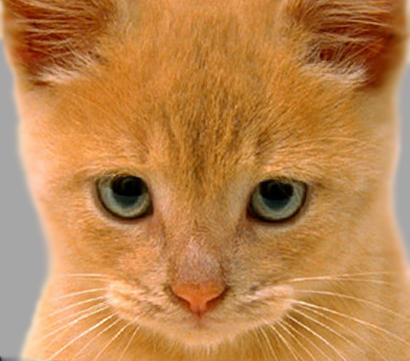
#> input picture hw2_2023f/data/cat.bmp, 410 x 361 px, found by its file name
$ python gen_low_high_pass.py
#> lines starting #> are read from the running program, lines starting #| are printed output that depends on the picture
### hw2_2023f/code/my_filter2D.py
import cv2
import numpy as np

def my_filter2D(image, kernel):
    # This function computes convolution given an image and kernel.
    # While "correlation" and "convolution" are both called filtering, here is a difference;
    # 2-D correlation is related to 2-D convolution by a 180 degree rotation of the filter matrix.
    #
    # Your function should meet the requirements laid out on the project webpage.
    #
    # Boundary handling can be tricky as the filter can't be centered on pixels at the image boundary without parts
    # of the filter being out of bounds. If we look at BorderTypes enumeration defined in cv2, we see that there are
    # several options to deal with boundaries such as cv2.BORDER_CONSTANT, cv2.BORDER_REPLICATE, etc.:
    # https://docs.opencv.org/4.5.0/d2/de8/group__core__array.html#ga209f2f4869e304c82d07739337eae7c5
    #
    # Your my_filter2D() computes convolution with the following behaviors:
    # - to pad the input image with zeros,
    # - and return a filtered image which matches the input image resolution.
    # - A better approach is to mirror or reflect the image content in the padding (borderType=cv2.BORDER_REFLECT_101).
    #
    # You may refer cv2.filter2D() as an exemplar behavior except that it computes "correlation" instead.
    # https://docs.opencv.org/4.5.0/d4/d86/group__imgproc__filter.html#ga27c049795ce870216ddfb366086b5a04
    # correlated = cv2.filter2D(image, -1, kernel, borderType=cv2.BORDER_CONSTANT)
    # correlated = cv2.filter2D(image, -1, kernel, borderType=cv2.BORDER_REFLECT_101)   # for extra credit
    # Your final implementation should not contain cv2.filter2D().
    # Keep in mind that my_filter2D() is supposed to compute "convolution", not "correlation".
    #
    # Feel free to add your own parameters to this function to get extra credits written in the webpage:
    # - pad with reflected image content
    # - FFT-based convolution

    ################
    # Your code here
    ################
    channel = 1
    kernel_height, kernel_width = kernel.shape
    if kernel_height%2==0 or kernel_width%2 == 0:
        print('Error: The filter size is even\n')

    padding_width = kernel_width//2
    padding_height = kernel_height//2

    print(image.shape)
    if(image.ndim == 2): #grayscale image
        input_height, input_width = image.shape
        padded_image = cv2.copyMakeBorder(image, padding_height, padding_height, padding_width, padding_width, borderType=cv2.BORDER_REFLECT_101)
    else: #color image
        input_height, input_width, channel = image.shape
        padded_image = cv2.copyMakeBorder(image, padding_height, padding_height, padding_width, padding_width, borderType=cv2.BORDER_REFLECT_101)

    padded_kernel = cv2.copyMakeBorder(image, padding_height, padding_height, padding_width, padding_width, borderType=cv2.BORDER_REFLECT_101)
    output = np.zeros_like(image)


    print(padded_image.shape)

    kernelflipped = np.flipud(np.fliplr(kernel))
    for k in range(channel):
        for i in range(input_height):
            for j in range(input_width):
                patch = padded_image[i:i + kernel_height, j:j + kernel_width, k]
                output[i,j,k] = np.sum(patch*kernelflipped)
    print(image.size)
    print(output.size)
    return output

### hw2_2023f/code/gen_low_high_pass.py
import cv2
import numpy as np
import time
import os
from my_filter2D import my_filter2D
from my_filter2D_fft import my_filter2D_fft


def hw2_testcase():
    # This script has test cases to help you test your my_filter2D() function. You should verify here that your
    # output is reasonable before using your my_filter2D to construct a hybrid image in hw2.py. The outputs are all
    # saved and you can include them in your writeup. You can add calls to cv2.filter2D() if you want to check that
    # my_filter2D() is doing something similar.
    #
    # Revised by Dahyun Kang and originally written by James Hays.

    ## Setup
    test_image = cv2.imread('/Users/treblocami/Desktop/job/cs484/hw2_2023f/data/cat.bmp', -1) / 255.0
    test_image = cv2.resize(test_image, dsize=None, fx=0.7, fy=0.7, )
#> test_image: shape (253, 287, 3) float64
    #image_height, image_width, channel = test_image.shape
    #print(image_height, image_width, channel)
    result_dir = '/Users/treblocami/Desktop/job/cs484/hw2_2023f/result/lowhighresult'
    os.makedirs(result_dir, exist_ok=True)

    cv2.imshow('test_image', test_image)
    cv2.imwrite(os.path.join(result_dir, 'input_image.jpg'), test_image * 255)
    cv2.waitKey(10)

    ##################################
    ## Identify filter
    # This filter should do nothing regardless of the padding method you use.
    low_pass_filter = np.array([[1/9, 1/9, 1/9], [1/9, 1/9, 1/9], [1/9, 1/9, 1/9]])

    low_pass_image = my_filter2D(test_image, low_pass_filter)
#| (253, 287, 3)
#> in my_filter2D, `padded_image = cv2.copyMakeBorder(image, padding_height, padding_heigh..`:
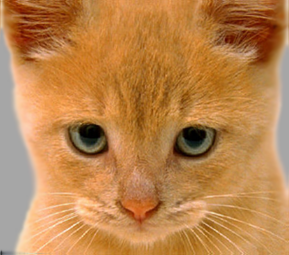
#> padded_image: shape (255, 289, 3) float64; mean B, G, R 0.304, 0.521, 0.738
#| (255, 289, 3)
#| 217833
#| 217833

    cv2.imshow('identity_image', low_pass_image)
    cv2.imwrite(os.path.join(result_dir, 'low_pass_image.jpg'), low_pass_image * 255)
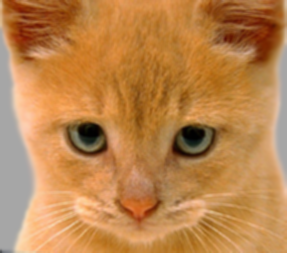
#> saved as low_pass_image.jpg: shape (253, 287, 3); mean B, G, R 77.1, 132.5, 188.3

    high_pass_filter = np.array([[-1, -1, -1], [-1, 8, -1], [-1, -1, -1]])

    high_pass_image = my_filter2D(test_image, high_pass_filter)
#| (253, 287, 3)
#| (255, 289, 3)
#> after the loop in my_filter2D (call 2), `for k in range(channel):`:
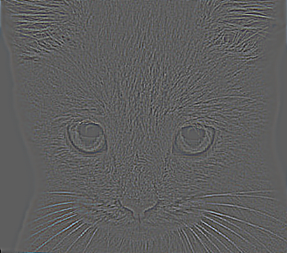
#> output: shape (253, 287, 3) float64; mean B, G, R 0.0002, 6.7e-05, -0.000125; drawn with min black and max white
#| 217833
#| 217833

    cv2.imshow('identity_image', high_pass_image)
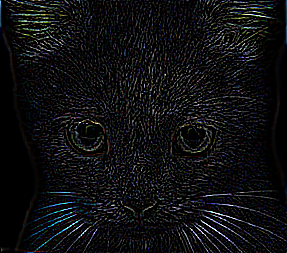
#> window 'identity_image': shape (253, 287, 3); mean B, G, R 16.8, 15.4, 14.9
    cv2.imwrite(os.path.join(result_dir, 'high_pass_image.jpg'), high_pass_image * 255)

    ##################################
    ## Done
    print('Press any key ...')
    cv2.waitKey(0)


if __name__ == '__main__':
    hw2_testcase()

$ run again, with hw2_2023f/data/dog.bmp copied over hw2_2023f/data/cat.bmp
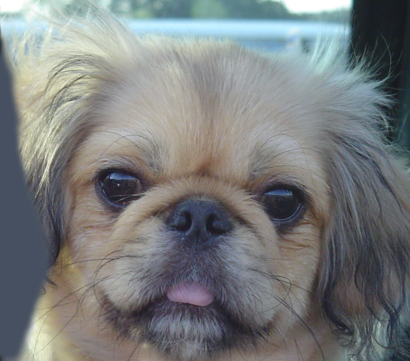
#> input picture hw2_2023f/data/dog.bmp, 410 x 361 px, found by its file name
#| (253, 287, 3)
#| (255, 289, 3)
#| 217833
#| 217833
#| (253, 287, 3)
#| (255, 289, 3)
#> after the loop in my_filter2D (call 2), `for k in range(channel):`:
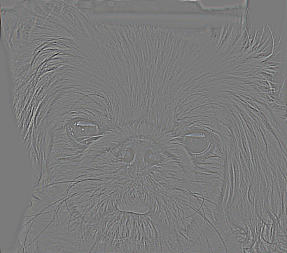
#> output: shape (253, 287, 3) float64; mean B, G, R -0.000127, -5.17e-05, -2.64e-06; drawn with min black and max white
#| 217833
#| 217833
#> in hw2_testcase, `cv2.imshow('identity_image', high_pass_image)`:
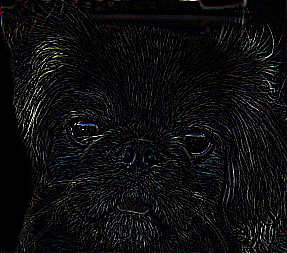
#> window 'identity_image': shape (253, 287, 3); mean B, G, R 14.5, 13.7, 13.4
